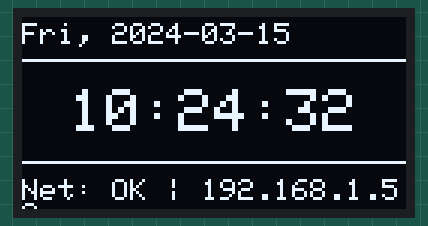
Simulated run of this program. Board: ESP32. Shown: 128×64 one-colour display. WiFi joins after 1.5 s; servers stay silent unless stated; the local clock reads 2024-03-15 10:24:30 at power-on unless the program sets it; what the program prints to the serial monitor is not drawn.

Above: at 2.2 s.
At 6.2 s:
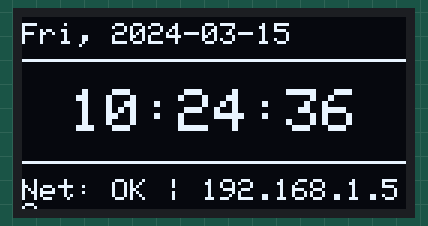
At 11.2 s:
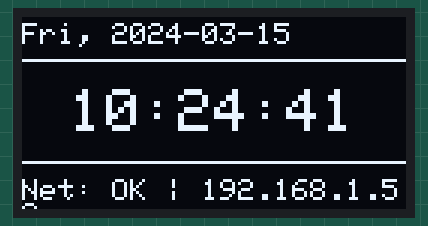
At 20.2 s:
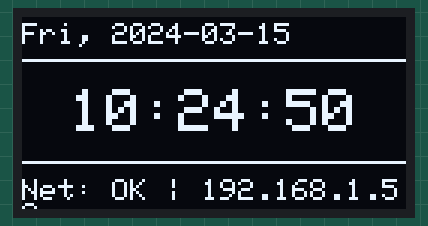
At 29.2 s:
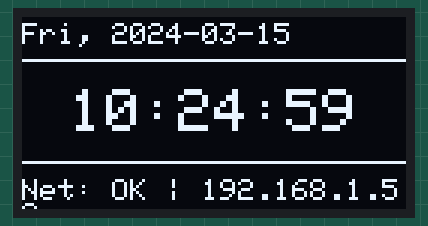
At 38.2 s:
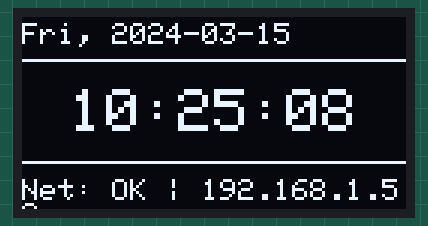

The program:

main.cpp
```cpp
#include <Arduino.h>
#include <WiFi.h>
#include <Wire.h>
#include <Adafruit_GFX.h>
#include <Adafruit_SSD1306.h>
#include <time.h>

#define O_W 128
#define O_H 64
#define O_RST -1
#define O_ADDR 0x3C

Adafruit_SSD1306 oled(O_W, O_H, &Wire, O_RST);

const char* ap_ssid = "Wokwi-GUEST";
const char* ap_pwd = "";

const char* s_ntp = "pool.ntp.org";
const long  off_gmt = 7 * 3600;
const int   off_dst = 0;

const char* day_names[] = {"Sun", "Mon", "Tue", "Wed", "Thu", "Fri", "Sat"};

void refreshOLED(struct tm &ti, bool is_connected) {
    oled.clearDisplay();

    oled.setTextSize(1);
    oled.setTextColor(SSD1306_WHITE);
    oled.setCursor(0, 2);
    oled.printf("%s, %04d-%02d-%02d",
                day_names[ti.tm_wday],
                ti.tm_year + 1900,
                ti.tm_mon + 1,
                ti.tm_mday);

    oled.drawLine(0, 14, 127, 14, SSD1306_WHITE);

    oled.setTextSize(2);
    oled.setCursor(16, 24);
    oled.printf("%02d:%02d:%02d", ti.tm_hour, ti.tm_min, ti.tm_sec);

    oled.drawLine(0, 48, 127, 48, SSD1306_WHITE);

    oled.setTextSize(1);
    oled.setCursor(0, 54);
    if (is_connected) {
        oled.printf("Net: OK | %s", WiFi.localIP().toString().c_str());
    } else {
        oled.print("Net: OFFLINE");
    }

    oled.display();
}

void setup() {
    Serial.begin(115200);
    delay(500);

    Serial.println("\n--- OLED NTP CLOCK ---");

    Wire.begin(21, 22);
    if (!oled.begin(SSD1306_SWITCHCAPVCC, O_ADDR)) {
        Serial.println(F("[Err] OLED init failed!"));
        while (true);
    }

    oled.clearDisplay();
    oled.setTextSize(1);
    oled.setTextColor(SSD1306_WHITE);
    oled.setCursor(5, 20);
    oled.println("OLED NTP CLOCK");
    oled.setCursor(5, 40);
    oled.println("Connecting...");
    oled.display();

    WiFi.mode(WIFI_STA);
    WiFi.begin(ap_ssid, ap_pwd);
    Serial.print("WiFi connecting");
    while (WiFi.status() != WL_CONNECTED) {
        delay(400);
        Serial.print(".");
    }
    Serial.println("\nConnected!");

    configTime(off_gmt, off_dst, s_ntp);
    Serial.println("Syncing NTP...");

    struct tm ti;
    while (!getLocalTime(&ti)) {
        delay(400);
        Serial.print(".");
    }
    Serial.println("\nNTP Synced!");
}

void loop() {
    static uint32_t t_last = 0;
    if (millis() - t_last >= 1000) {
        t_last = millis();

        struct tm ti;
        bool t_ok = getLocalTime(&ti);
        bool net_ok = (WiFi.status() == WL_CONNECTED);

        if (t_ok) {
            refreshOLED(ti, net_ok);
            Serial.printf("[%02d:%02d:%02d] Net: %s\n",
                          ti.tm_hour, ti.tm_min, ti.tm_sec,
                          net_ok ? "ON" : "OFF");
        }
    }
}
```

Measured:
- what the display in image 0 shows lasts 1.0 s, from 2.2 s to 3.2 s
